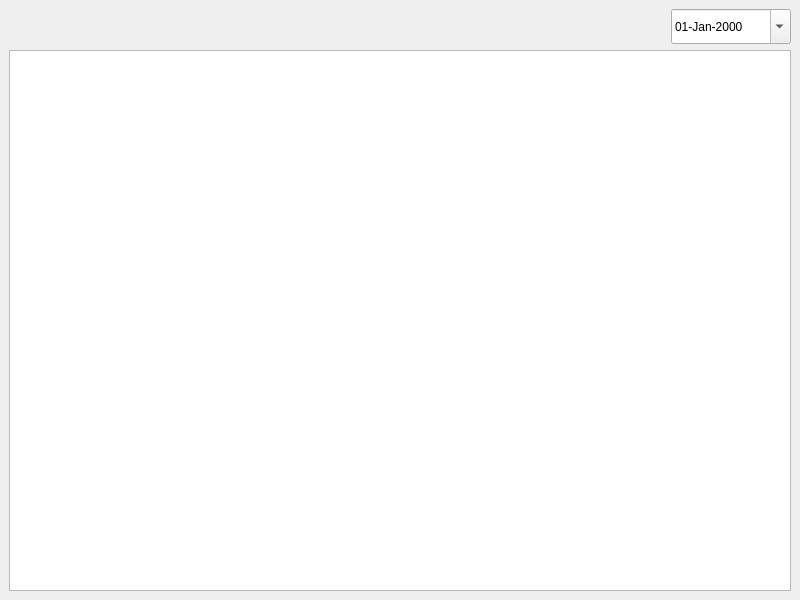
<?xml version="1.0" encoding="UTF-8"?>
<ui version="4.0">
 <class>MainView</class>
 <widget class="QMainWindow" name="MainView">
  <property name="geometry">
   <rect>
    <x>0</x>
    <y>0</y>
    <width>800</width>
    <height>600</height>
   </rect>
  </property>
  <property name="windowTitle">
   <string>MainView</string>
  </property>
  <widget class="QWidget" name="centralwidget">
   <layout class="QVBoxLayout" name="verticalLayout">
    <item>
     <layout class="QHBoxLayout" name="horizontalLayout">
      <item>
       <spacer name="horizontalSpacer">
        <property name="orientation">
         <enum>Qt::Horizontal</enum>
        </property>
        <property name="sizeHint" stdset="0">
         <size>
          <width>40</width>
          <height>20</height>
         </size>
        </property>
       </spacer>
      </item>
      <item>
       <widget class="QDateEdit" name="dateEdit">
        <property name="minimumSize">
         <size>
          <width>120</width>
          <height>35</height>
         </size>
        </property>
        <property name="minimumDate">
         <date>
          <year>1989</year>
          <month>10</month>
          <day>2</day>
         </date>
        </property>
        <property name="displayFormat">
         <string>dd-MMM-yyyy</string>
        </property>
        <property name="calendarPopup">
         <bool>true</bool>
        </property>
       </widget>
      </item>
     </layout>
    </item>
    <item>
     <widget class="QTextEdit" name="textEdit"/>
    </item>
   </layout>
  </widget>
 </widget>
 <resources/>
 <connections/>
</ui>
